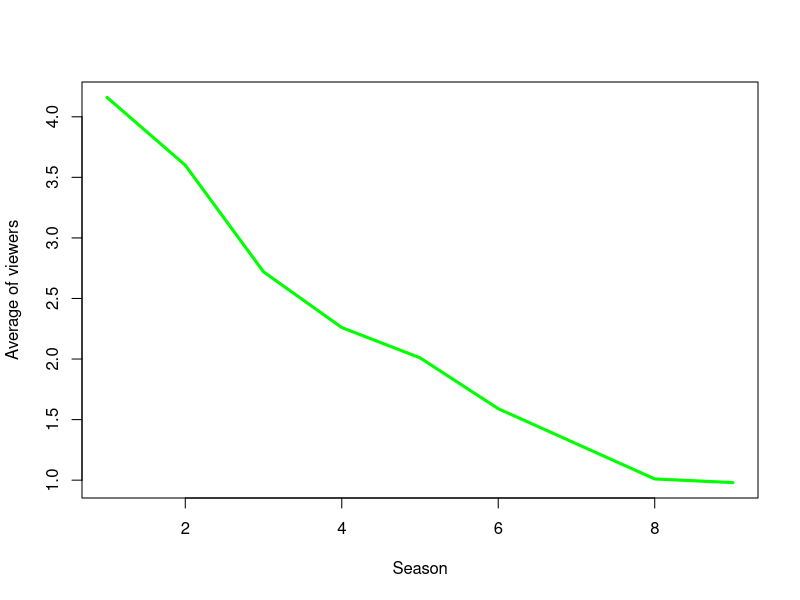
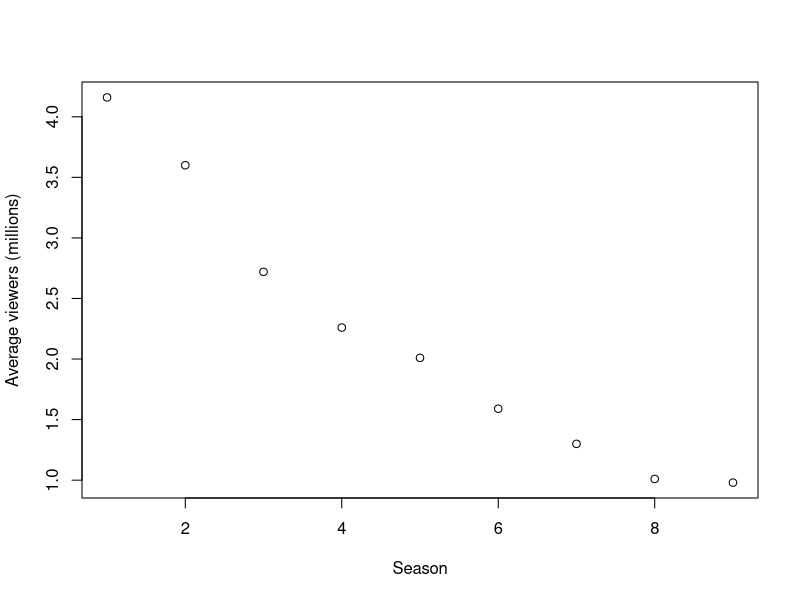

Source code (R) for these figures, in order:
## ---- chunk 1
knitr::opts_chunk$set(echo = FALSE)
## ---- chunk 2
library(readxl)
data_viewers <- read_excel("data_viewers.xlsx")
plot(data_viewers, type = "l", col = "green", lwd = "3", xlab = "Season", ylab = "Average of viewers")
## ---- chunk 3
plot(data_viewers)
